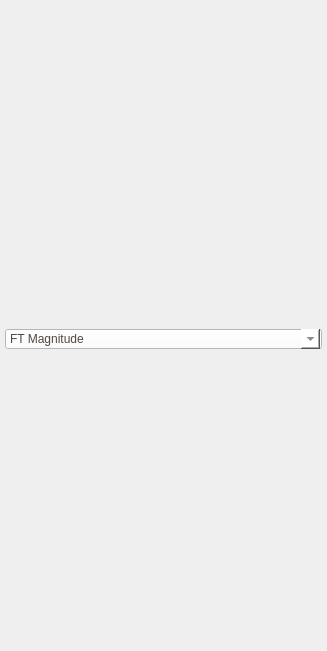
<?xml version="1.0" encoding="UTF-8"?>
<ui version="4.0">
 <class>Viewport</class>
 <widget class="QWidget" name="Viewport">
  <property name="geometry">
   <rect>
    <x>0</x>
    <y>0</y>
    <width>327</width>
    <height>651</height>
   </rect>
  </property>
  <property name="windowTitle">
   <string>Form</string>
  </property>
  <property name="styleSheet">
   <string notr="true">
      /*
      Ubuntu Style Sheet for QT Applications
          Author: Jaime A. Quiroga P.
          Company: GTRONICK
          Last updated: 01/10/2021 (dd/mm/yyyy), 15:18.
          Available at: https://github.com/GTRONICK/QSS/blob/master/Ubuntu.qss
          */
          QMainWindow {
            background-color:#f0f0f0;
          }
          QCheckBox {
            padding:2px;
          }
          QCheckBox:hover {
            border:1px solid rgb(255,150,60);
            border-radius:4px;
            padding: 1px;
            background-color:qlineargradient(spread:pad, x1:0.5, y1:1, x2:0.5, y2:0, stop:0 rgba(190, 90, 50, 50), stop:1 rgba(250, 130, 40, 50));
          }
          QCheckBox::indicator:checked {
            border:1px solid rgb(246, 134, 86);
            border-radius:4px;
              background-color:rgb(246, 134, 86)
          }
          QCheckBox::indicator:unchecked {
            border-width:1px solid rgb(246, 134, 86);
            border-radius:4px;
              background-color:rgb(255,255,255);
          }
          QColorDialog {
            background-color:#f0f0f0;
          }
          QComboBox {
            color:rgb(81,72,65);
            background: #ffffff;
          }
          QComboBox:editable {
            selection-color:rgb(81,72,65);
            selection-background-color: #ffffff;
          }
          QComboBox QAbstractItemView {
            selection-color: #ffffff;
            selection-background-color: rgb(246, 134, 86);
          }
          QComboBox:!editable:on, QComboBox::drop-down:editable:on {
            color:  #1e1d23;	
          }
          QDateTimeEdit, QDateEdit, QDoubleSpinBox, QFontComboBox {
            color:rgb(81,72,65);
            background-color: #ffffff;
          }

          QDialog {
            background-color:#f0f0f0;
          }

          QLabel,QLineEdit {
            color:rgb(17,17,17);
          }
          QLineEdit {
            background-color:rgb(255,255,255);
            selection-background-color:rgb(236,116,64);
          }
          QMenuBar {
            color:rgb(223,219,210);
            background-color:rgb(65,64,59);
          }
          QMenuBar::item {
            padding-top:4px;
            padding-left:4px;
            padding-right:4px;
            color:rgb(223,219,210);
            background-color:rgb(65,64,59);
          }
          QMenuBar::item:selected {
            color:rgb(255,255,255);
            padding-top:2px;
            padding-left:2px;
            padding-right:2px;
            border-top-width:2px;
            border-left-width:2px;
            border-right-width:2px;
            border-top-right-radius:4px;
            border-top-left-radius:4px;
            border-style:solid;
            background-color:rgb(65,64,59);
            border-top-color: rgb(47,47,44);
            border-right-color: qlineargradient(spread:pad, x1:0, y1:1, x2:1, y2:0, stop:0 rgba(90, 87, 78, 255), stop:1 rgba(47,47,44, 255));
            border-left-color:  qlineargradient(spread:pad, x1:1, y1:0, x2:0, y2:0, stop:0 rgba(90, 87, 78, 255), stop:1 rgba(47,47,44, 255));
          }
          QMenu {
            color:rgb(223,219,210);
            background-color:rgb(65,64,59);
          }
          QMenu::item {
            color:rgb(223,219,210);
            padding:4px 10px 4px 20px;
          }
          QMenu::item:selected {
            color:rgb(255,255,255);
            background-color: qlineargradient(spread:pad, x1:0.5, y1:1, x2:0.5, y2:0, stop:0 rgba(225, 108, 54, 255), stop:1 rgba(246, 134, 86, 255));
            border-style:solid;
            border-width:3px;
            padding:4px 7px 4px 17px;
            border-bottom-color:qlineargradient(spread:pad, x1:0.5, y1:1, x2:0.5, y2:0, stop:0 rgba(175,85,48,255), stop:1 rgba(236,114,67, 255));
            border-top-color:qlineargradient(spread:pad, x1:0.5, y1:1, x2:0.5, y2:0, stop:0 rgba(253,156,113,255), stop:1 rgba(205,90,46, 255));
            border-right-color:qlineargradient(spread:pad, x1:0, y1:0.5, x2:1, y2:0.5, stop:0 rgba(253,156,113,255), stop:1 rgba(205,90,46, 255));
            border-left-color:qlineargradient(spread:pad, x1:1, y1:0.5, x2:0, y2:0.5, stop:0 rgba(253,156,113,255), stop:1 rgba(205,90,46, 255));
          }
          QPlainTextEdit {
            border: 1px solid transparent;
            color:rgb(17,17,17);
            selection-background-color:rgb(236,116,64);
              background-color: #FFFFFF;
          }
          QProgressBar {
            text-align: center;
            color: rgb(0, 0, 0);
            border: 1px inset rgb(150,150,150); 
            border-radius: 10px;
            background-color:rgb(221,221,219);
          }
          QProgressBar::chunk:horizontal {
            background-color: qlineargradient(spread:pad, x1:0.5, y1:1, x2:0.5, y2:0, stop:0 rgba(225, 108, 54, 255), stop:1 rgba(246, 134, 86, 255));
            border:1px solid;
            border-radius:8px;
            border-bottom-color:qlineargradient(spread:pad, x1:0.5, y1:1, x2:0.5, y2:0, stop:0 rgba(175,85,48,255), stop:1 rgba(236,114,67, 255));
            border-top-color:qlineargradient(spread:pad, x1:0.5, y1:1, x2:0.5, y2:0, stop:0 rgba(253,156,113,255), stop:1 rgba(205,90,46, 255));
            border-right-color:qlineargradient(spread:pad, x1:0, y1:0.5, x2:1, y2:0.5, stop:0 rgba(253,156,113,255), stop:1 rgba(205,90,46, 255));
            border-left-color:qlineargradient(spread:pad, x1:1, y1:0.5, x2:0, y2:0.5, stop:0 rgba(253,156,113,255), stop:1 rgba(205,90,46, 255));
          }
          QPushButton{
            color:rgb(17,17,17);
            border-width: 1px;
            border-radius: 6px;
            border-bottom-color: rgb(150,150,150);
            border-right-color: rgb(165,165,165);
            border-left-color: rgb(165,165,165);
            border-top-color: rgb(180,180,180);
            border-style: solid;
            padding: 4px;
            background-color: qlineargradient(spread:pad, x1:0.5, y1:1, x2:0.5, y2:0, stop:0 rgba(220, 220, 220, 255), stop:1 rgba(255, 255, 255, 255));
          }
          QPushButton:hover{
            color:rgb(17,17,17);
            border-width: 1px;
            border-radius:6px;
            border-top-color: rgb(255,150,60);
            border-right-color: qlineargradient(spread:pad, x1:0, y1:1, x2:1, y2:0, stop:0 rgba(200, 70, 20, 255), stop:1 rgba(255,150,60, 255));
            border-left-color:  qlineargradient(spread:pad, x1:1, y1:0, x2:0, y2:0, stop:0 rgba(200, 70, 20, 255), stop:1 rgba(255,150,60, 255));
            border-bottom-color: rgb(200,70,20);
            border-style: solid;
            padding: 2px;
            background-color: qlineargradient(spread:pad, x1:0.5, y1:1, x2:0.5, y2:0, stop:0 rgba(220, 220, 220, 255), stop:1 rgba(255, 255, 255, 255));
          }
          QPushButton:default{
            color:rgb(17,17,17);
            border-width: 1px;
            border-radius:6px;
            border-top-color: rgb(255,150,60);
            border-right-color: qlineargradient(spread:pad, x1:0, y1:1, x2:1, y2:0, stop:0 rgba(200, 70, 20, 255), stop:1 rgba(255,150,60, 255));
            border-left-color:  qlineargradient(spread:pad, x1:1, y1:0, x2:0, y2:0, stop:0 rgba(200, 70, 20, 255), stop:1 rgba(255,150,60, 255));
            border-bottom-color: rgb(200,70,20);
            border-style: solid;
            padding: 2px;
            background-color: qlineargradient(spread:pad, x1:0.5, y1:1, x2:0.5, y2:0, stop:0 rgba(220, 220, 220, 255), stop:1 rgba(255, 255, 255, 255));
          }
          QPushButton:pressed{
            color:rgb(17,17,17);
            border-width: 1px;
            border-radius: 6px;
            border-width: 1px;
            border-top-color: rgba(255,150,60,200);
            border-right-color: qlineargradient(spread:pad, x1:0, y1:1, x2:1, y2:0, stop:0 rgba(200, 70, 20, 255), stop:1 rgba(255,150,60, 200));
            border-left-color:  qlineargradient(spread:pad, x1:1, y1:0, x2:0, y2:0, stop:0 rgba(200, 70, 20, 255), stop:1 rgba(255,150,60, 200));
            border-bottom-color: rgba(200,70,20,200);
            border-style: solid;
            padding: 2px;
            background-color: qlineargradient(spread:pad, x1:0.5, y1:0, x2:0.5, y2:1, stop:0 rgba(220, 220, 220, 255), stop:1 rgba(255, 255, 255, 255));
          }
          QPushButton:disabled{
            color:rgb(174,167,159);
            border-width: 1px;
            border-radius: 6px;
            background-color: qlineargradient(spread:pad, x1:0.5, y1:1, x2:0.5, y2:0, stop:0 rgba(200, 200, 200, 255), stop:1 rgba(230, 230, 230, 255));
          }
          QRadioButton {
            padding: 1px;
          }
          QRadioButton::indicator:checked {
            height: 10px;
            width: 10px;
            border-style:solid;
            border-radius:5px;
            border-width: 1px;
            border-color: rgba(246, 134, 86, 255);
            color: #a9b7c6;
            background-color:rgba(246, 134, 86, 255);
          }
          QRadioButton::indicator:!checked {
            height: 10px;
            width: 10px;
            border-style:solid;
            border-radius:5px;
            border-width: 1px;
            border-color: rgb(246, 134, 86);
            color: #a9b7c6;
            background-color: transparent;
          }
          QScrollArea {
            color: white;
            background-color:#f0f0f0;
          }
          QSlider::groove {
            border-style: solid;
            border-width: 1px;
            border-color: rgb(207,207,207);
          }
          QSlider::groove:horizontal {
            height: 5px;
            background: rgb(246, 134, 86);
          }
          QSlider::groove:vertical {
            width: 5px;
            background: rgb(246, 134, 86);
          }
          QSlider::handle:horizontal {
            background: rgb(253,253,253);
            border-style: solid;
            border-width: 1px;
            border-color: rgb(207,207,207);
            width: 12px;
            margin: -5px 0;
            border-radius: 7px;
          }
          QSlider::handle:vertical {
            background: rgb(253,253,253);
            border-style: solid;
            border-width: 1px;
            border-color: rgb(207,207,207);
            height: 12px;
            margin: 0 -5px;
            border-radius: 7px;
          }
          QSlider::add-page:horizontal, QSlider::add-page:vertical {
            background: white;
          }
          QSlider::sub-page:horizontal, QSlider::sub-page:vertical {
            background: rgb(246, 134, 86);
          }
          QStatusBar, QSpinBox {
            color:rgb(81,72,65);
          }
          QSpinBox {
            background-color: #ffffff;
          }
          QScrollBar:horizontal {
            max-height: 20px;
            border: 1px transparent;
            margin: 0px 20px 0px 20px;
          }
          QScrollBar::handle:horizontal {
            background: rgb(253,253,253);
            border: 1px solid rgb(207,207,207);
            border-radius: 7px;
            min-width: 25px;
          }
          QScrollBar::handle:horizontal:hover {
            background: rgb(253,253,253);
            border: 1px solid rgb(255,150,60);
            border-radius: 7px;
            min-width: 25px;
          }
          QScrollBar::add-line:horizontal {
              border: 1px solid rgb(207,207,207);
              border-top-right-radius: 7px;
              border-top-left-radius: 7px;
              border-bottom-right-radius: 7px;
              background: rgb(255, 255, 255);
              width: 20px;
              subcontrol-position: right;
              subcontrol-origin: margin;
          }
          QScrollBar::add-line:horizontal:hover {
              border: 1px solid rgb(255,150,60);
              border-top-right-radius: 7px;
              border-top-left-radius: 7px;
              border-bottom-right-radius: 7px;
              background: rgb(255, 255, 255);
              width: 20px;
              subcontrol-position: right;
              subcontrol-origin: margin;
          }
          QScrollBar::add-line:horizontal:pressed {
              border: 1px solid grey;
              border-top-left-radius: 7px;
              border-top-right-radius: 7px;
              border-bottom-right-radius: 7px;
              background: rgb(231,231,231);
              width: 20px;
              subcontrol-position: right;
              subcontrol-origin: margin;
          }
          QScrollBar::sub-line:horizontal {
              border: 1px solid rgb(207,207,207);
              border-top-right-radius: 7px;
              border-top-left-radius: 7px;
              border-bottom-left-radius: 7px;
              background: rgb(255, 255, 255);
              width: 20px;
              subcontrol-position: left;
              subcontrol-origin: margin;
          }
          QScrollBar::sub-line:horizontal:hover {
              border: 1px solid rgb(255,150,60);
              border-top-right-radius: 7px;
              border-top-left-radius: 7px;
              border-bottom-left-radius: 7px;
              background: rgb(255, 255, 255);
              width: 20px;
              subcontrol-position: left;
              subcontrol-origin: margin;
          }
          QScrollBar::sub-line:horizontal:pressed {
              border: 1px solid grey;
              border-top-right-radius: 7px;
              border-top-left-radius: 7px;
              border-bottom-left-radius: 7px;
              background: rgb(231,231,231);
              width: 20px;
              subcontrol-position: left;
              subcontrol-origin: margin;
          }
          QScrollBar::left-arrow:horizontal {
              border: 1px transparent grey;
              border-top-left-radius: 3px;
              border-bottom-left-radius: 3px;
              width: 6px;
              height: 6px;
              background: rgb(230,230,230);
          }
          QScrollBar::right-arrow:horizontal {
            border: 1px transparent grey;
            border-top-right-radius: 3px;
            border-bottom-right-radius: 3px;
              width: 6px;
              height: 6px;
            background: rgb(230,230,230);
          }
          QScrollBar::add-page:horizontal, QScrollBar::sub-page:horizontal {
            background: none;
          } 
          QScrollBar:vertical {
            max-width: 20px;
            border: 1px transparent grey;
            margin: 20px 0px 20px 0px;
          }
          QScrollBar::add-line:vertical {
            border: 1px solid;
            border-color: rgb(207,207,207);
            border-bottom-right-radius: 7px;
            border-bottom-left-radius: 7px;
            border-top-left-radius: 7px;
            background: rgb(255, 255, 255);
              height: 20px;
              subcontrol-position: bottom;
              subcontrol-origin: margin;
          }
          QScrollBar::add-line:vertical:hover {
              border: 1px solid;
              border-color: rgb(255,150,60);
              border-bottom-right-radius: 7px;
              border-bottom-left-radius: 7px;
              border-top-left-radius: 7px;
              background: rgb(255, 255, 255);
              height: 20px;
              subcontrol-position: bottom;
              subcontrol-origin: margin;
          }
          QScrollBar::add-line:vertical:pressed {
              border: 1px solid grey;
              border-bottom-left-radius: 7px;
              border-bottom-right-radius: 7px;
              border-top-left-radius: 7px;
              background: rgb(231,231,231);
              height: 20px;
              subcontrol-position: bottom;
              subcontrol-origin: margin;
          }
          QScrollBar::sub-line:vertical {
              border: 1px solid rgb(207,207,207);
              border-top-right-radius: 7px;
              border-top-left-radius: 7px;
              border-bottom-left-radius: 7px;
              background: rgb(255, 255, 255);
              height: 20px;
              subcontrol-position: top;
              subcontrol-origin: margin;
          }
          QScrollBar::sub-line:vertical:hover {
              border: 1px solid rgb(255,150,60);
              border-top-right-radius: 7px;
              border-top-left-radius: 7px;
              border-bottom-left-radius: 7px;
            background: rgb(255, 255, 255);
              height: 20px;
              subcontrol-position: top;
              subcontrol-origin: margin;
          }
          QScrollBar::sub-line:vertical:pressed {
              border: 1px solid grey;
              border-top-left-radius: 7px;
              border-top-right-radius: 7px;
              background: rgb(231,231,231);
            height: 20px;
              subcontrol-position: top;
              subcontrol-origin: margin;
          }
          QScrollBar::handle:vertical {
            background: rgb(253,253,253);
            border: 1px solid rgb(207,207,207);
            border-radius: 7px;
            min-height: 25px;
          }
          QScrollBar::handle:vertical:hover {
            background: rgb(253,253,253);
            border: 1px solid rgb(255,150,60);
            border-radius: 7px;
            min-height: 25px;
          }
          QScrollBar::up-arrow:vertical {
            border: 1px transparent grey;
              border-top-left-radius: 3px;
            border-top-right-radius: 3px;
              width: 6px;
              height: 6px;
              background: rgb(230,230,230);
          }
          QScrollBar::down-arrow:vertical {
              border: 1px transparent grey;
              border-bottom-left-radius: 3px;
              border-bottom-right-radius: 3px;
              width: 6px;
              height: 6px;
              background: rgb(230,230,230);
          }
          QScrollBar::add-page:vertical, QScrollBar::sub-page:vertical {
              background: none;
          }
          QTabWidget {
            color:rgb(0,0,0);
            background-color:rgb(247,246,246);
          }
          QTabWidget::pane {
            border-color: rgb(180,180,180);
            background-color:rgb(247,246,246);
            border-style: solid;
            border-width: 1px;
              border-radius: 6px;
          }
          QTabBar::tab {
            padding-left:4px;
            padding-right:4px;
            padding-bottom:2px;
            padding-top:2px;
            color:rgb(81,72,65);
              background-color: qlineargradient(spread:pad, x1:0.5, y1:1, x2:0.5, y2:0, stop:0 rgba(221,218,217,255), stop:1 rgba(240,239,238,255));
            border-style: solid;
            border-width: 1px;
              border-top-right-radius:4px;
            border-top-left-radius:4px;
            border-top-color: rgb(180,180,180);
            border-left-color: rgb(180,180,180);
            border-right-color: rgb(180,180,180);
            border-bottom-color: transparent;
          }
          QTabBar::tab:selected, QTabBar::tab:last:selected, QTabBar::tab:hover {
              background-color:rgb(247,246,246);
              margin-left: 0px;
              margin-right: 1px;
          }
          QTabBar::tab:!selected {
            margin-top: 1px;
            margin-right: 1px;
          }
          QTextEdit {
            border-width: 1px;
            border-style: solid;
            border-color:transparent;
            color:rgb(17,17,17);
            selection-background-color:rgb(236,116,64);
          }
          QTimeEdit, QToolBox, QToolBox::tab, QToolBox::tab:selected {
            color:rgb(81,72,65);
            background-color: #ffffff;
          }
    </string>
  </property>
  <layout class="QGridLayout" name="gridLayout_4">
   <property name="leftMargin">
    <number>5</number>
   </property>
   <property name="topMargin">
    <number>0</number>
   </property>
   <property name="rightMargin">
    <number>5</number>
   </property>
   <property name="bottomMargin">
    <number>0</number>
   </property>
   <item row="0" column="0" colspan="2">
    <widget class="QWidget" name="wgt_img" native="true">
     <property name="autoFillBackground">
      <bool>false</bool>
     </property>
     <layout class="QGridLayout" name="gridLayout_2">
      <property name="leftMargin">
       <number>0</number>
      </property>
      <property name="topMargin">
       <number>0</number>
      </property>
      <property name="rightMargin">
       <number>0</number>
      </property>
      <property name="bottomMargin">
       <number>0</number>
      </property>
      <property name="spacing">
       <number>0</number>
      </property>
      <item row="0" column="0">
       <widget class="GraphicsLayoutWidget" name="plot_img" native="true"/>
      </item>
     </layout>
    </widget>
   </item>
   <item row="1" column="0" colspan="2">
    <widget class="QWidget" name="wgt_ft" native="true">
     <layout class="QGridLayout" name="gridLayout">
      <property name="leftMargin">
       <number>0</number>
      </property>
      <property name="topMargin">
       <number>0</number>
      </property>
      <property name="rightMargin">
       <number>0</number>
      </property>
      <property name="bottomMargin">
       <number>0</number>
      </property>
      <property name="spacing">
       <number>0</number>
      </property>
      <item row="0" column="0">
       <layout class="QVBoxLayout" name="layout_ft">
        <item>
         <widget class="QComboBox" name="cmbx_ft">
          <property name="maximumSize">
           <size>
            <width>16777215</width>
            <height>20</height>
           </size>
          </property>
          <item>
           <property name="text">
            <string>FT Magnitude</string>
           </property>
          </item>
          <item>
           <property name="text">
            <string>FT Phase</string>
           </property>
          </item>
          <item>
           <property name="text">
            <string>FT Real</string>
           </property>
          </item>
          <item>
           <property name="text">
            <string>FT Imaginary</string>
           </property>
          </item>
         </widget>
        </item>
        <item>
         <widget class="GraphicsLayoutWidget" name="plot_ft" native="true"/>
        </item>
       </layout>
      </item>
     </layout>
    </widget>
   </item>
  </layout>
 </widget>
 <customwidgets>
  <customwidget>
   <class>GraphicsLayoutWidget</class>
   <extends>QWidget</extends>
   <header>pyqtgraph</header>
   <container>1</container>
  </customwidget>
 </customwidgets>
 <resources/>
 <connections/>
</ui>
